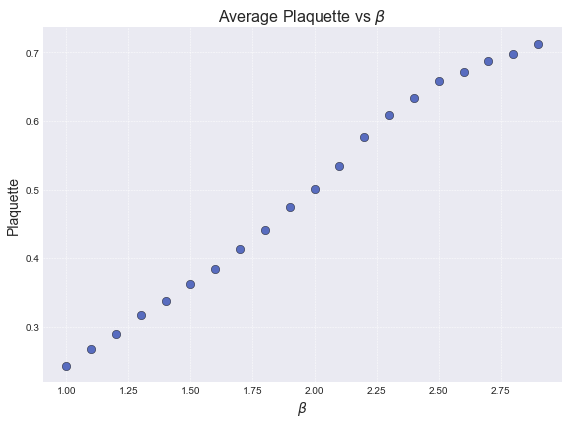

Source code (Python):
"""
This code analyses the average plaquette at different values of $\beta$ ranging from 1.0 to 3.0 with a step size of 0.1
"""

import numpy as np
from numpy import log,pi,arccos,sin, cos
import matplotlib.pyplot as plt
from datetime import datetime
import statistics


plt.style.use('seaborn-v0_8-darkgrid')
start_time = datetime.now()

print('Start Time:', start_time.strftime('%H:%M:%S'))


betas = np.arange(1.0,3.0,0.1)
nwarm = 20
runs = 100


directions = np.array([[1,0,0,0],[0,1,0,0],[0,0,1,0],[0,0,0,1]])


# This is the Main_function tweaked to be applied to any size of lattice, we explain what each function does in the Main_Function file
def initial_kick(Nx,Ny,Nz,Nt):
    U = np.zeros((Nx, Ny, Nz, Nt, 4, 4))
    for i in range(Nx):
        for j in range(Ny):
            for k in range(Nz):
                for l in range(Nt):
                    for mu in range(4): 
                        U[i, j, k, l, mu] = random_vars()
    return U


def trace(u):
    return 2*u[0]
 


def nn(u,v):
    w0 = u[0]*v[0]-u[3]*v[3]-u[1]*v[1]-u[2]*v[2]
    w1 = u[0]*v[1]+u[3]*v[2]+u[1]*v[0]-u[2]*v[3]
    w2 = u[0]*v[2]-u[3]*v[1]+u[1]*v[3]+u[2]*v[0]
    w3 = u[0]*v[3]+u[3]*v[0]-u[1]*v[2]+u[2]*v[1]
    return np.array([w0,w1,w2,w3])

def nd(u,v):
    w0 = u[0]*v[0]+u[3]*v[3]+u[1]*v[1]+u[2]*v[2]
    w1 = -u[0]*v[1]-u[3]*v[2]+u[1]*v[0]+u[2]*v[3]
    w2 = -u[0]*v[2]+u[3]*v[1]-u[1]*v[3]+u[2]*v[0]
    w3 = -u[0]*v[3]+u[3]*v[0]+u[1]*v[2]-u[2]*v[1]
    return np.array([w0,w1,w2,w3])

def dn(u,v):
    w0 = u[0]*v[0]+u[3]*v[3]+u[1]*v[1]+u[2]*v[2]
    w1 = u[0]*v[1]-u[3]*v[2]-u[1]*v[0]+u[2]*v[3]
    w2 = u[0]*v[2]+u[3]*v[1]-u[1]*v[3]-u[2]*v[0]
    w3 = u[0]*v[3]-u[3]*v[0]+u[1]*v[2]-u[2]*v[1]
    return np.array([w0,w1,w2,w3])

def dd(u,v):
    w0 = u[0]*v[0]-u[3]*v[3]-u[1]*v[1]-u[2]*v[2]  
    w1 = -u[0]*v[1]+u[3]*v[2]-u[1]*v[0]-u[2]*v[3]
    w2 = -u[0]*v[2]-u[3]*v[1]+u[1]*v[3]-u[2]*v[0]
    w3 = -u[0]*v[3]-u[3]*v[0]-u[1]*v[2]+u[2]*v[1]
    return np.array([w0,w1,w2,w3])

def random_vars():
    u = np.random.randn(4)
    norm = np.linalg.norm(u)
    return u/norm


def staple(x,mu,U,Nx,Ny,Nz,Nt):
    staple_sum = np.array([0,0,0,0])
    lattice = np.array([Nx,Ny,Nz,Nt])
    for v in range(4):
        if v != mu:
            xmu = np.mod((x + directions[mu]),lattice)
            x_plus_v  = np.mod((x + directions[v]), lattice)
            xmuv = np.mod((x + directions[mu] - directions[v]),lattice)
            x_minus_v = np.mod((x - directions[v]),lattice)
            
            first = (nn(U[tuple(xmu)+ (v,)],dd(U[tuple(x_plus_v)+ (mu,)],U[tuple(x)+ (v,)]))) 
            second = dn(U[tuple(xmuv)+ (v,)],dn(U[tuple(x_minus_v)+ (mu,)],U[tuple(x_minus_v)+ (v,)]))
            staple_sum = staple_sum + first + second 
    return staple_sum

def action(x,mu,U):
    stap = staple(x,mu,U)
    return stap[0] - beta/2 * trace(nn(U[tuple(x)+ (mu,)],stap))

def plaquette(x,mu,v,U,Nx,Ny,Nz,Nt):
    lattice = np.array([Nx,Ny,Nz,Nt])
    xmu = np.mod((x + directions[mu]),lattice)
    xv = np.mod((x + directions[v]), lattice)
    
    first = dd(U[tuple(xv)+ (mu,)],U[tuple(x)+ (v,)])
    second = nn(U[tuple(xmu)+ (v,)],first)
    third = nn(U[tuple(x)+ (mu,)],second)
    return 1/2 * trace(third)

def average_plaquette(U,Nx,Ny,Nz,Nt):
    plaq_sum = 0
    for i in range(Nx):
        for j in range(Ny):
            for k in range(Nz):
                for l in range(Nt):
                    for mu in range(4):
                        for v in range(mu+1,4):
                            plaq_sum += plaquette([i,j,k,l], mu, v,U,Nx,Ny,Nz,Nt)
                            
    return 1/(6*(Nx**3*Nt)) * plaq_sum 
                            




def randfn(a):
    R = 2
    d = 0
    count = 0
    while R**2 > 1 - d/2:
        X1 = -np.log(np.random.rand())/a
        X2 = -np.log(np.random.rand())/a
        C = np.cos(2 * np.pi * np.random.rand())**2
        d = X1 * C + X2
        R = np.random.rand()
        count += 1
    return 1 - d,count


def heatbath(U,beta,Nx,Ny,Nz,Nt):
    count = []
    for i in range(Nx):
        for j in range(Ny):
            for k in range(Nz):
                for l in range(Nt):
                    for mu in range(4):  
                        x = np.array([i, j, k, l])
                        stap = staple(x,mu,U,Nx,Ny,Nz,Nt)
                        xi = norm(stap)
                        s = stap/xi
                        a4 ,c= randfn(beta*xi) 
                        count.append(c)
                        r = np.sqrt(1-a4**2)
                        
                        # Generate random angles
                        th = np.pi * np.random.rand()
                        phi = 2 * np.pi * np.random.rand()
                        
                        cth = np.cos(th)
                        sth = np.sqrt(1 - cth * cth)  
                        
                        a = [a4,r * sth * np.cos(phi), r * sth * np.sin(phi), r * cth]
                        g_new = nd(a, s)
                        U[i,j,k,l,mu] = g_new    
    return U

def norm(m):
    return np.sqrt(m[0]**2+m[1]**2+m[2]**2+m[3]**2)




plaquette_vals4 = []
plaq_betas = []

# Here we just run through the values of beta fora $4^3\times 4$ lattic calculating the average plaquette at each beta.
for b in range(len(betas)):
    U4 = initial_kick(4,4,4,4)
    plaquette_vals4 = []
    
    for _ in range(nwarm):
        U4 = heatbath(U4,betas[b],4,4,4,4)
        
    for a in np.arange(1,runs):
        U4 = heatbath(U4,betas[b],4,4,4,4)
        plaquette_vals4.append(average_plaquette(U4,4,4,4,4))

    plaq_betas.append(np.mean(plaquette_vals4))
    

plt.scatter(betas, plaq_betas, color='royalblue', label=r'$\langle P \rangle$',s=70)
plt.title(r'Average Plaquette vs $\beta$')
plt.xlabel(r'$\beta$')
plt.ylabel('Plaquette')
plt.grid(True)
plt.show()

end_time = datetime.now()
print('Duration: {}'.format(end_time - start_time))
